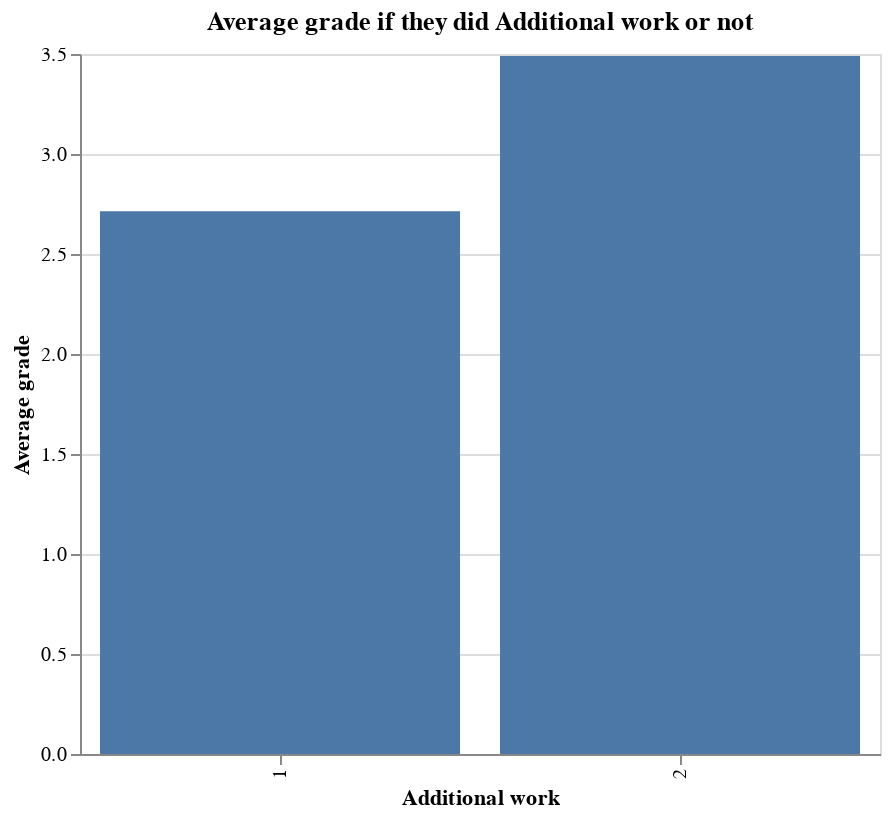

The cell this chart's notebook holds for it:
### Markdown cell above
Majority of the students did not work.

Majority of students earned USD 135-200 whwereas very few people earned above USD 341.

### Code cell
#Plot bar chart
alt.Chart(df).mark_bar().encode(
    x=alt.X('add_work:O',title = 'Additional work'),
    y=alt.Y('mean(grade):Q', title='Average grade'),
).properties(
    title = 'Average grade if they did Additional work or not ',
    height=350,
    width=400
)

### Figure 1 — Vega-Lite specification as saved in the notebook (floating-point values rounded to 4 significant figures; data arrays with more than 128 entries replaced by an {"elided": "..."} marker saying what was removed)
{"config": {"view": {"continuousWidth": 300, "continuousHeight": 300}}, "data": {"name": "data-5ceab476ce11912bf4aa49f6c0545437"}, "mark": {"type": "bar"}, "encoding": {"x": {"field": "add_work", "title": "Additional work", "type": "ordinal"}, "y": {"aggregate": "mean", "field": "grade", "title": "Average grade", "type": "quantitative"}}, "height": 350, "title": "Average grade if they did Additional work or not ", "width": 400, "$schema": "https://vega.github.io/schema/vega-lite/v5.8.0.json", "datasets": {"data-5ceab476ce11912bf4aa49f6c0545437": {"elided": "145 records"}}}
